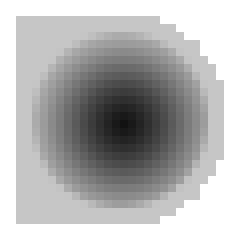
#> input picture images/bin.png, 30 x 30 px (shown 8 times larger)
$ python -i neuron.py   (imports and definitions only)   (Python 2 division)   (older library calls are emulated)
#> lines starting #> are read from the running program, lines starting #| are printed output that depends on the picture; after the words box and inside, x2 and y2 are one past the last pixel; in counts of white or black regions, pixels touching at a corner belong together
#> further down, picture is the input picture: shape (30, 30, 3); min 18, max 255, mean 180
import cv2
import numpy as np

from cv2 import imread as load
from pybrain import SoftmaxLayer, TanhLayer
from pybrain.datasets import SupervisedDataSet
from pybrain.supervised import BackpropTrainer
from pybrain.tools.shortcuts import buildNetwork

from utils import file_path


class NeuralNetwork(object):
    # [55 lines left out: functions __init__, test_network, not called in this run]


class Neuron(object):
    def __init__(self, img):
        self.img = img
        self.height, self.width, self.depth = self.img.shape
#> self.height = 30; self.width = 30; self.depth = 3
        self.color = np.int_(img[self.height / 2, self.width / 2])
#> self.color = [18, 18, 18]
        self.contours = 0

    def prepare(self):
        """
        Convert image and acquire information about it.
        """
        gray = cv2.cvtColor(self.img, cv2.COLOR_BGR2GRAY)
        # get a bi-level (binary) image out of a gray scale image
        _, thresh = cv2.threshold(gray, 127, 255, cv2.THRESH_BINARY_INV)
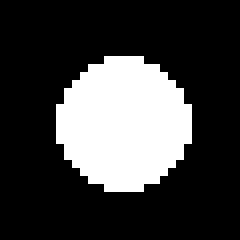
#> thresh: shape (30, 30) (shown 8 times larger); 24.6% white; 1 white region
        _, contours, _ = cv2.findContours(
            thresh, cv2.RETR_LIST, cv2.CHAIN_APPROX_SIMPLE
        )
#> contours = 1 contour; box (x1, y1, x2, y2) and area: (7, 7, 24, 24) 198

        for cnt in contours:
            approx = cv2.approxPolyDP(
                cnt, 0.01 * cv2.arcLength(cnt, True), True
            )
            self.contours = len(approx)
#> this loop made 1 pass
#> self.contours on pass 1: 12

>>> import cv2
>>> picture = cv2.imread('../../images/bin.png')
>>> result = Neuron(picture).prepare()
